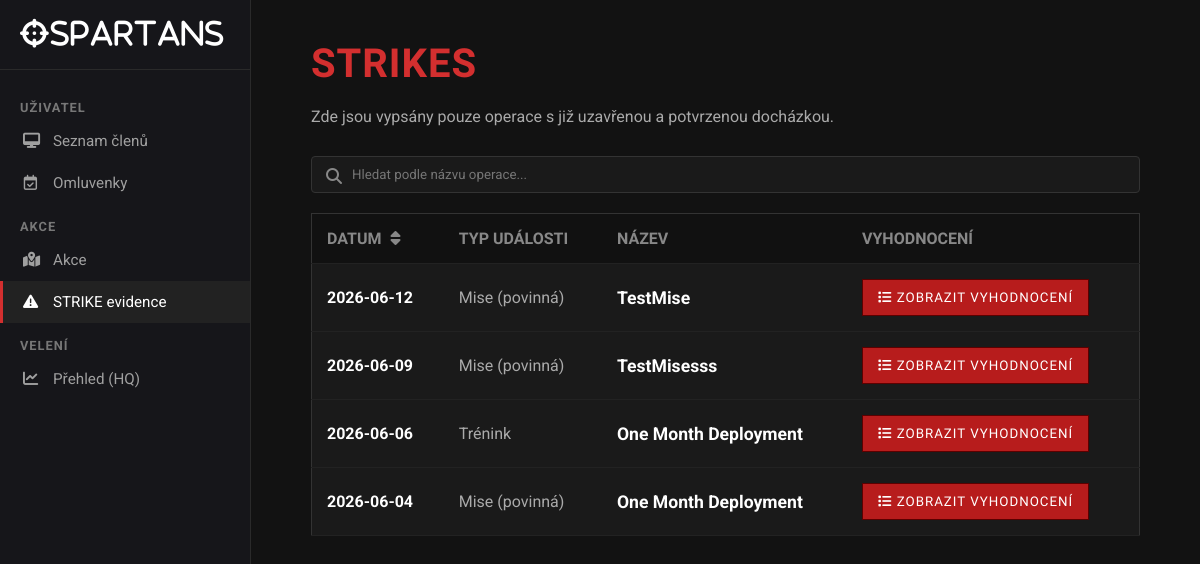
The app's page /strike with its own data.
### app.py (models this page shows)
class Akce(db.Model):
    id = db.Column(db.Integer, primary_key=True)
    nazev = db.Column(db.String(100), nullable=False)
    datum = db.Column(db.Date, nullable=False)
    typ_id = db.Column(db.Integer, db.ForeignKey('typ_akce.id'), nullable=False)
    probehla = db.Column(db.Boolean, default=False)

class TypAkce(db.Model):
    id = db.Column(db.Integer, primary_key=True)
    nazev = db.Column(db.String(50), nullable=False)
    vsechny_akce = db.relationship('Akce', backref='typ_akce')

### app.py (the view)
@app.route('/strike')
def strike_stranka():
    probehle_akce = Akce.query.filter_by(probehla=True).order_by(Akce.datum.desc()).all()
    return render_template('strike.html', akce_seznam=probehle_akce)

### templates/strike.html (shortened to what this page needs)
<!DOCTYPE html>
<html lang="cs">
<head>
    <link rel="stylesheet" href="https://cdnjs.cloudflare.com/ajax/libs/font-awesome/6.4.0/css/all.min.css">
    <link rel="stylesheet" href="{{ url_for('static', filename='strike.css') }}">
</head>
<body>
    <div class="sidebar">
      <div class="sidebar-brand">
        <i class="fa-solid fa-crosshairs">SPARTANS</i>
      </div>
      <div class="sidebar-category">Uživatel</div>
      <div class="sidebar-nav">
        <a href="/" >
            <i class="fa-solid fa-desktop"></i> Seznam členů</a>
        <a href="/omluvenky"
          ><i class="fa-regular fa-calendar-check"></i> Omluvenky</a
        >
      </div>
      <div class="sidebar-category">Akce</div>
      <div class="sidebar-nav">
        <a href="/akce"><i class="fa-solid fa-map-location-dot"></i> Akce </a>
        <a href="/strike" class="active"><i class="fa-solid fa-triangle-exclamation"></i> STRIKE evidence</a>
      </div>
      <div class="sidebar-category">Velení</div>
      <div class="sidebar-nav">
          <a href="/dashboard"><i class="fa-solid fa-chart-line"></i> Přehled (HQ)</a>
      </div>
    </div>
    <div class="main-content">
        <div class="container" style="display: block;">
            <h1 class="strike-title">STRIKES</h1>
            <p class="strike-subtitle">Zde jsou vypsány pouze operace s již uzavřenou a potvrzenou docházkou.</p>
            <div style="margin-bottom: 20px; position: relative;">
            <i class="fa-solid fa-magnifying-glass" style="position: absolute; left: 15px; top: 12px; color: #888;"></i>
            <input type="text" id="search-strike" onkeyup="hledatStrike()" placeholder="Hledat podle názvu operace..." style="width: 100%; padding: 10px 10px 10px 40px; background-color: #1a1a1a; border: 1px solid #333; color: #fff; font-family: 'Roboto', sans-serif; box-sizing: border-box; border-radius: 4px;">
        </div>
        <table id="tabulka-strike">
            <tr>
                <th onclick="seraditDatumStrike('tabulka-strike')" style="cursor: pointer;" title="Klikni pro seřazení">
                    Datum <i class="fa-solid fa-sort" style="margin-left: 5px; color: #888;"></i>
                </th>
                <th>Typ události</th>
                <th>Název</th>
                <th>Vyhodnocení</th>
            </tr>
            {% for akce in akce_seznam %}
            <tr>
                <td class="text-date">{{ akce.datum }}</td>
                <td class="text-type">{{ akce.typ_akce.nazev }}</td>
                <td class="cell-name">{{ akce.nazev }}</td>
                <td>
                    <a href="/strike/{{ akce.id }}">
                        <button class="btn-strike"><i class="fa-solid fa-list"></i> Zobrazit vyhodnocení</button>
                    </a>
                </td>
            </tr>
            {% else %}
            <tr>
                <td colspan="4" class="text-type" style="font-style: italic;">Žádné operace k vyhodnocení.</td>
            </tr>
            {% endfor %}
        </table>
    </div>
</div>
</body>
</html>

### static/strike.css (style rules this page uses)
body { background-color: #121212; color: #e0e0e0; font-family: 'Roboto', sans-serif; margin: 0; padding: 0; display: flex; min-height: 100vh; }
.sidebar { width: 250px; background-color: #16161a; border-right: 1px solid #2a2a2a; display: flex; flex-direction: column; padding-top: 20px; flex-shrink: 0; }
.sidebar-brand { color: #fff; font-family: 'Oswald', sans-serif; font-size: 1.8rem; font-weight: bold; letter-spacing: 2px; padding: 0 20px 20px 20px; border-bottom: 1px solid #2a2a2a; margin-bottom: 15px; display: flex; align-items: center; gap: 10px; }
.sidebar-category { color: #777; font-size: 0.8rem; text-transform: uppercase; font-weight: bold; margin: 15px 20px 5px 20px; letter-spacing: 1px; }
.sidebar-nav { display: flex; flex-direction: column; }
.sidebar-nav a { color: #a0a0a0; text-decoration: none; padding: 12px 20px; display: flex; align-items: center; gap: 15px; font-size: 0.95rem; transition: all 0.2s; border-left: 3px solid transparent; }
.sidebar-nav a.active { background-color: #222; color: #fff; border-left-color: #d32f2f; }
.sidebar-nav a i { width: 15px; text-align: center; }
.main-content { flex: 1; padding: 40px; background-color: #121212; box-sizing: border-box; }
.container { max-width: 1200px; margin: 0 auto; padding: 0 20px; }
h1, h2 { font-family: 'Oswald', sans-serif; text-transform: uppercase; color: #ffffff; letter-spacing: 1px; }
h1 { font-size: 2.5rem; margin-top: 0; margin-bottom: 20px; }
table { width: 100%; border-collapse: collapse; background-color: #1a1a1a; border: 1px solid #333; margin-top: 10px; }
th, td { padding: 15px; text-align: left; border-bottom: 1px solid #222; }
th { background-color: #111; font-family: 'Oswald', sans-serif; color: #888; text-transform: uppercase; }
.cell-name { font-weight: bold; color: #fff; font-size: 1.1rem; }
.strike-title { color: #d32f2f; }
.strike-subtitle { color: #aaa; margin-bottom: 30px; }
.btn-strike { background-color: #b71c1c; color: #fff; border: 1px solid #5c0000; padding: 10px 15px; cursor: pointer; font-family: 'Oswald', sans-serif; text-transform: uppercase; letter-spacing: 1px; transition: background 0.2s; }
.text-date { font-weight: bold; color: #fff; }
.text-type { color: #aaa; }

### records on screen
Akce: datum "2026-06-12", typ_akce.nazev "Mise (povinná)", nazev "TestMise"
Akce: datum "2026-06-09", typ_akce.nazev "Mise (povinná)", nazev "TestMisesss"
Akce: datum "2026-06-06", typ_akce.nazev "Trénink", nazev "One Month Deployment"
Akce: datum "2026-06-04", typ_akce.nazev "Mise (povinná)", nazev "One Month Deployment"
